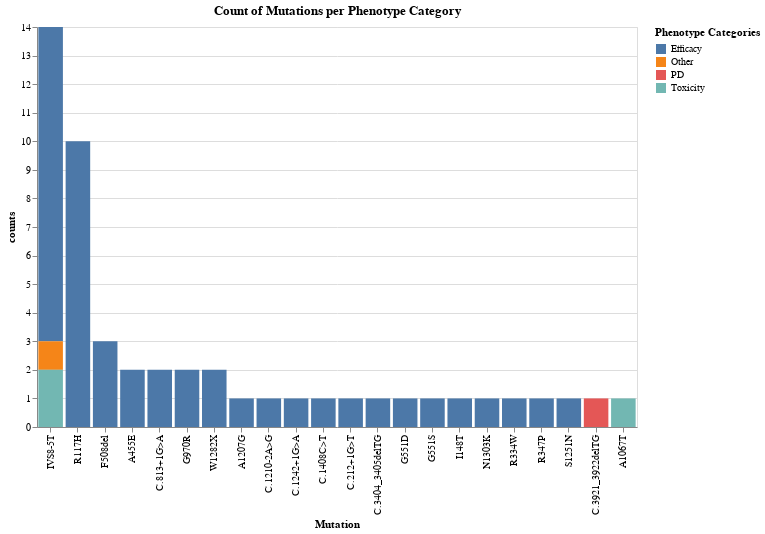

The notebook cell saved with this chart:
### Code cell
import altair as alt


mutation_counts = val.groupby(['Phenotype Categories', 'Mutation']).size().reset_index(name='counts')



alt.Chart(mutation_counts).mark_bar().encode(
    x=alt.X('Mutation', sort='-y'),
    y='counts',
    color='Phenotype Categories',
    tooltip=['Mutation', 'Phenotype Categories', 'counts']
).properties(
    width=600,
    height=400,
    title="Count of Mutations per Phenotype Category"
)

### Figure 1 — Vega-Lite specification as saved in the notebook (floating-point values rounded to 4 significant figures)
{"config": {"view": {"continuousWidth": 400, "continuousHeight": 300}}, "data": {"name": "data-719a9cc8da57acbca68df1af53766c71"}, "mark": "bar", "encoding": {"color": {"field": "Phenotype Categories", "type": "nominal"}, "tooltip": [{"field": "Mutation", "type": "nominal"}, {"field": "Phenotype Categories", "type": "nominal"}, {"field": "counts", "type": "quantitative"}], "x": {"field": "Mutation", "sort": "-y", "type": "nominal"}, "y": {"field": "counts", "type": "quantitative"}}, "height": 400, "title": "Count of Mutations per Phenotype Category", "width": 600, "$schema": "https://vega.github.io/schema/vega-lite/v4.17.0.json", "datasets": {"data-719a9cc8da57acbca68df1af53766c71": [{"Phenotype Categories": "Efficacy", "Mutation": "A1207G", "counts": 1}, {"Phenotype Categories": "Efficacy", "Mutation": "A455E", "counts": 2}, {"Phenotype Categories": "Efficacy", "Mutation": "C.1210-2A>G", "counts": 1}, {"Phenotype Categories": "Efficacy", "Mutation": "C.1242+1G>A", "counts": 1}, {"Phenotype Categories": "Efficacy", "Mutation": "C.1408C>T", "counts": 1}, {"Phenotype Categories": "Efficacy", "Mutation": "C.212+1G>T", "counts": 1}, {"Phenotype Categories": "Efficacy", "Mutation": "C.3404_3405delTG", "counts": 1}, {"Phenotype Categories": "Efficacy", "Mutation": "C.813+1G>A", "counts": 2}, {"Phenotype Categories": "Efficacy", "Mutation": "F508del", "counts": 3}, {"Phenotype Categories": "Efficacy", "Mutation": "G551D", "counts": 1}, {"Phenotype Categories": "Efficacy", "Mutation": "G551S", "counts": 1}, {"Phenotype Categories": "Efficacy", "Mutation": "G970R", "counts": 2}, {"Phenotype Categories": "Efficacy", "Mutation": "I148T", "counts": 1}, {"Phenotype Categories": "Efficacy", "Mutation": "IVS8-5T", "counts": 11}, {"Phenotype Categories": "Efficacy", "Mutation": "N1303K", "counts": 1}, {"Phenotype Categories": "Efficacy", "Mutation": "R117H", "counts": 10}, {"Phenotype Categories": "Efficacy", "Mutation": "R334W", "counts": 1}, {"Phenotype Categories": "Efficacy", "Mutation": "R347P", "counts": 1}, {"Phenotype Categories": "Efficacy", "Mutation": "S1251N", "counts": 1}, {"Phenotype Categories": "Efficacy", "Mutation": "W1282X", "counts": 2}, {"Phenotype Categories": "Other", "Mutation": "IVS8-5T", "counts": 1}, {"Phenotype Categories": "PD", "Mutation": "C.3921_3922delTG", "counts": 1}, {"Phenotype Categories": "Toxicity", "Mutation": "A1067T", "counts": 1}, {"Phenotype Categories": "Toxicity", "Mutation": "IVS8-5T", "counts": 2}]}}
